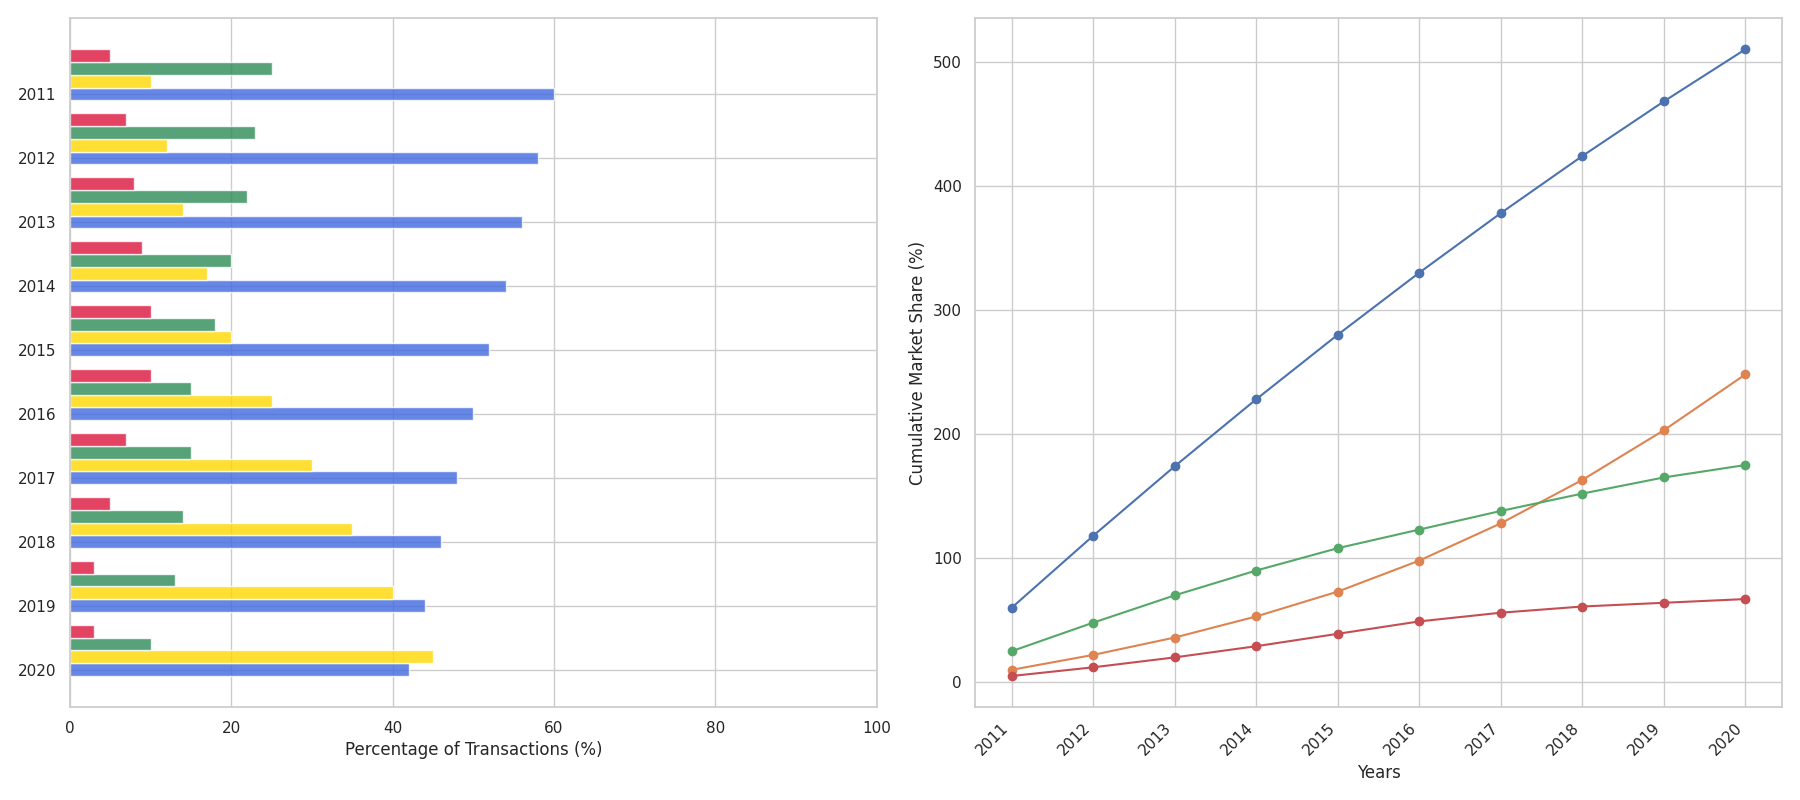

Write Python code to recreate this figure.
import matplotlib.pyplot as plt
import numpy as np

years = np.arange(2011, 2021)
credit_cards = [60, 58, 56, 54, 52, 50, 48, 46, 44, 42]
digital_wallets = [10, 12, 14, 17, 20, 25, 30, 35, 40, 45]
bank_transfers = [25, 23, 22, 20, 18, 15, 15, 14, 13, 10]
cryptocurrencies = [5, 7, 8, 9, 10, 10, 7, 5, 3, 3]

fig = plt.figure(figsize=(18, 8))

# First subplot: Horizontal Bar Chart
ax1 = fig.add_subplot(121)

methods = ['Credit Cards', 'Digital Wallets', 'Bank Transfers', 'Cryptocurrencies']
data = [credit_cards, digital_wallets, bank_transfers, cryptocurrencies]
colors = ['royalblue', 'gold', 'seagreen', 'crimson']
bar_width = 0.2

for i, (method, color) in enumerate(zip(methods, colors)):
    ax1.barh(years - i * bar_width, data[i], color=color, height=bar_width, alpha=0.8)

ax1.set_yticks(years)
ax1.set_yticklabels(years)
ax1.invert_yaxis()
ax1.set_xlabel('Percentage of Transactions (%)')
ax1.set_xlim(0, 100)

# Second subplot: Line Chart for Cumulative Market Share
cumulative_market_share = {
    'Credit Cards': np.cumsum(credit_cards),
    'Digital Wallets': np.cumsum(digital_wallets),
    'Bank Transfers': np.cumsum(bank_transfers),
    'Cryptocurrencies': np.cumsum(cryptocurrencies)
}

ax2 = fig.add_subplot(122)

for method, values in cumulative_market_share.items():
    ax2.plot(years, values, marker='o')

ax2.set_xlabel('Years')
ax2.set_ylabel('Cumulative Market Share (%)')
ax2.set_xticks(years)
ax2.set_xticklabels(years, rotation=45, ha='right')

plt.tight_layout()
plt.show()
